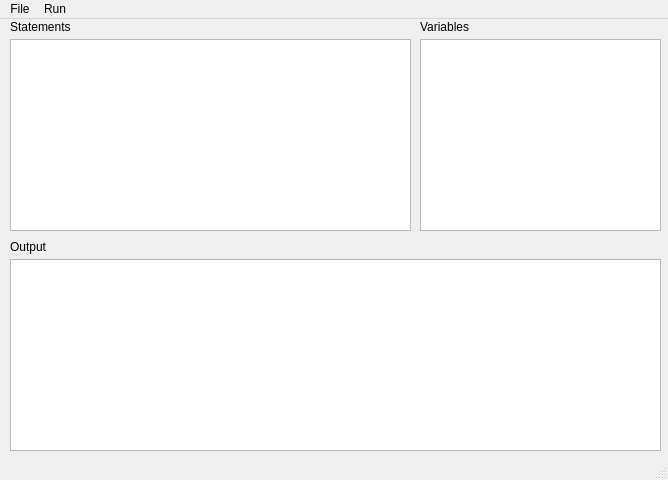
<?xml version="1.0" encoding="UTF-8"?>
<ui version="4.0">
 <class>MainWindow</class>
 <widget class="QMainWindow" name="MainWindow">
  <property name="geometry">
   <rect>
    <x>0</x>
    <y>0</y>
    <width>668</width>
    <height>480</height>
   </rect>
  </property>
  <property name="windowTitle">
   <string>GameBotUI</string>
  </property>
  <widget class="QWidget" name="centralwidget">
   <widget class="QListWidget" name="statements">
    <property name="geometry">
     <rect>
      <x>10</x>
      <y>20</y>
      <width>401</width>
      <height>192</height>
     </rect>
    </property>
    <property name="selectionMode">
     <enum>QAbstractItemView::ExtendedSelection</enum>
    </property>
   </widget>
   <widget class="QLabel" name="label">
    <property name="geometry">
     <rect>
      <x>10</x>
      <y>0</y>
      <width>71</width>
      <height>16</height>
     </rect>
    </property>
    <property name="text">
     <string>Statements</string>
    </property>
   </widget>
   <widget class="QListWidget" name="variables">
    <property name="geometry">
     <rect>
      <x>420</x>
      <y>20</y>
      <width>241</width>
      <height>192</height>
     </rect>
    </property>
   </widget>
   <widget class="QLabel" name="label_2">
    <property name="geometry">
     <rect>
      <x>420</x>
      <y>0</y>
      <width>71</width>
      <height>16</height>
     </rect>
    </property>
    <property name="text">
     <string>Variables</string>
    </property>
   </widget>
   <widget class="QLabel" name="label_3">
    <property name="geometry">
     <rect>
      <x>10</x>
      <y>220</y>
      <width>71</width>
      <height>16</height>
     </rect>
    </property>
    <property name="text">
     <string>Output</string>
    </property>
   </widget>
   <widget class="QTextBrowser" name="output">
    <property name="geometry">
     <rect>
      <x>10</x>
      <y>240</y>
      <width>651</width>
      <height>192</height>
     </rect>
    </property>
   </widget>
  </widget>
  <widget class="QMenuBar" name="menubar">
   <property name="geometry">
    <rect>
     <x>0</x>
     <y>0</y>
     <width>668</width>
     <height>21</height>
    </rect>
   </property>
   <widget class="QMenu" name="menu">
    <property name="title">
     <string>File</string>
    </property>
    <addaction name="actionOpen"/>
   </widget>
   <widget class="QMenu" name="menuRun">
    <property name="title">
     <string>Run</string>
    </property>
    <addaction name="actionRun"/>
    <addaction name="actionRun_selected"/>
   </widget>
   <addaction name="menu"/>
   <addaction name="menuRun"/>
  </widget>
  <widget class="QStatusBar" name="statusbar"/>
  <action name="actionOpen">
   <property name="text">
    <string>Open</string>
   </property>
  </action>
  <action name="actionRun">
   <property name="text">
    <string>Run</string>
   </property>
  </action>
  <action name="actionRun_selected">
   <property name="enabled">
    <bool>true</bool>
   </property>
   <property name="text">
    <string>Run selected</string>
   </property>
  </action>
 </widget>
 <resources/>
 <connections/>
</ui>
